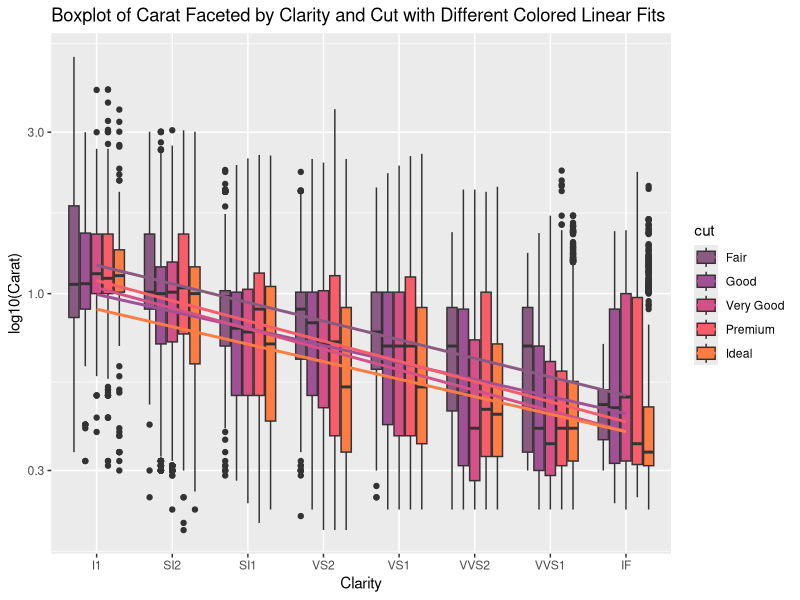

This figure's R source:
library(ggplot2)

# Define shades of purple for each cut
cut_colors <- c("Fair" = "#8b5a83", "Good" = "#a05195", 
                "Very Good" = "#d45087", "Premium" = "#f95d6a", 
                "Ideal" = "#ff7c43")

# Create boxplot with faceting by clarity
p <- ggplot(diamonds, aes(x = clarity, y = carat, fill = cut)) +
  geom_boxplot() +
  
  # Add a layer of linear fitting for each cut with different colors
  geom_smooth(method = "lm", se = FALSE, aes(group = cut, color = cut)) +
  
  # Set the y-axis range from 0 to 5
  scale_y_continuous(limits = c(0.3, 3.0)) +
  scale_y_continuous(trans ='log10', ylab("log10(Carat)")) +

  
  # Add a title
  labs(title = "Boxplot of Carat Faceted by Clarity and Cut with Different Colored Linear Fits", x = "Clarity", y = "Carat") +
  
  # Set fill colors for different cuts
  scale_fill_manual(values = cut_colors) +
  
  # Set color scale for different linear fits
  scale_color_manual(values = cut_colors)

# Print the plot
print(p)

